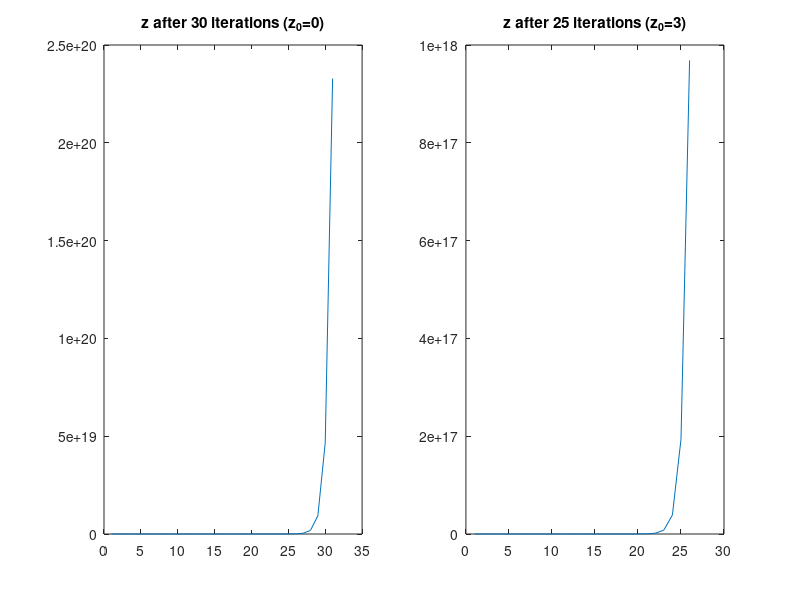

Reproduce this figure in MATLAB.
% Write a for loop to calculate z0_30
z0_30 = zeros([1,31])
for n = 1:30
z0_30(1,n+1) = 5*z0_30(1,n)+1;
n = n+1;
end

% Plot z0_30 in subplot(1,2,1) and add a title
subplot(1,2,1)
plot(z0_30)
title('z after 30 iterations (z_0=0)')

% Write a for loop to calculate z3_25
z3_25 = zeros([1,26])
z3_25(1,1)=3
for n=1:25
z3_25(1,n+1)=5*z3_25(1,n)+1
n=n+1
end

% Plot z3_25 in subplot(1,2,2) and add a title
subplot(1,2,2)
plot(z3_25)
title('z after 25 iterations (z_0=3)')
